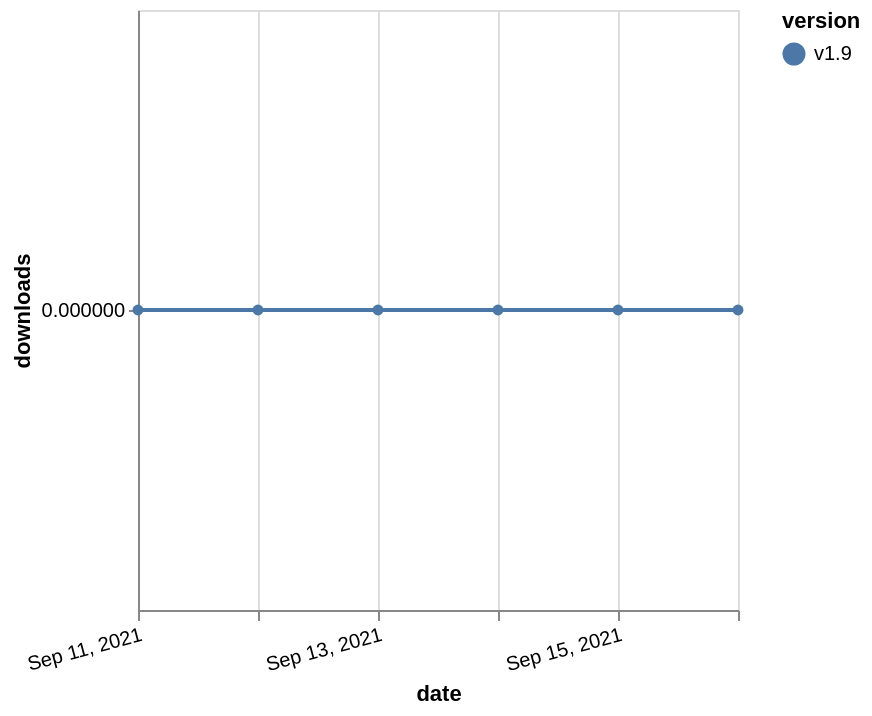

Express this chart as Vega-Lite.
### Vega-Lite specification from a JSON file in a GitHub repository (floating-point values rounded to 4 significant figures)
{"$schema": "https://vega.github.io/schema/vega-lite/v5.json", "description": "A simple bar chart with embedded data.", "data": {"values": [{"date": "2021-09-11", "total": 103, "delta": 0, "version": "v1.9"}, {"date": "2021-09-12", "total": 113, "delta": 0, "version": "v1.9"}, {"date": "2021-09-13", "total": 125, "delta": 0, "version": "v1.9"}, {"date": "2021-09-14", "total": 142, "delta": 0, "version": "v1.9"}, {"date": "2021-09-15", "total": 144, "delta": 0, "version": "v1.9"}, {"date": "2021-09-16", "total": 145, "delta": 0, "version": "v1.9"}]}, "width": "container", "mark": {"type": "line", "point": {"filled": true}}, "encoding": {"x": {"field": "date", "type": "temporal", "timeUnit": "yearmonthdate", "title": "date", "axis": {"labelAngle": -15}}, "y": {"field": "delta", "type": "quantitative", "title": "downloads"}, "color": {"field": "version", "type": "nominal"}, "tooltip": {"field": "delta"}}}
